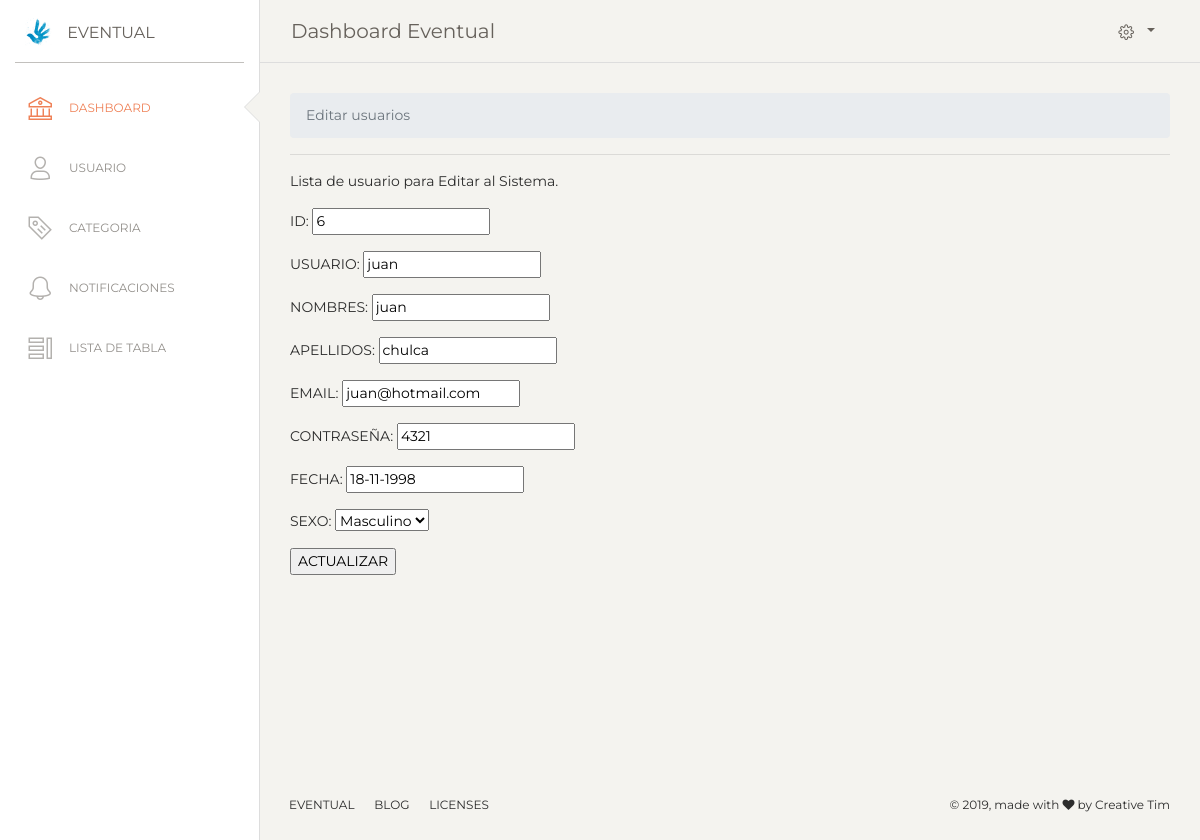
The app's page /dash/examples/editarRegUser.php?id=6 with its own data.
### tables this page shows
CREATE TABLE `usuario` (
  `id` int(11) NOT NULL,
  `usuario` varchar(50) NOT NULL,
  `nombre` varchar(50) NOT NULL,
  `apellido` varchar(50) NOT NULL,
  `email` varchar(100) NOT NULL,
  `clave` varchar(50) NOT NULL,
  `nacimiento` varchar(100) NOT NULL,
  `sexo` int(1) NOT NULL,
  `foto` varchar(500) NOT NULL,
  `t_usuario` int(20) NOT NULL
);

### dash/examples/editarRegUser.php (the view, shortened to what this page needs)
<?php
    require_once("cabeza.php");
    require_once("conexion.php");
    if(isset($_GET['id']))
    {
        $id=$_GET['id'];
        $sql="SELECT *FROM usuario where id=$id";
        $resultado=$conexion->query($sql);
        $fila=$resultado->fetch_array(MYSQLI_ASSOC);
        $id=$fila['id'];
        $usuario=$fila['usuario'];
        $nombre=$fila['nombre'];
        $apellido=$fila['apellido'];
        $email=$fila['email'];
        $clave=$fila['clave'];
        $nacimiento=$fila['nacimiento'];
        $sexo=$fila['sexo'];
    }
?>
    <ol class="breadcrumb">
        <li class="breadcrumb-item active">Editar usuarios</li>
    </ol>
    <hr>
        <p>Lista de usuario para Editar al Sistema.</p>
    <form method="post" action="editarUs.php">
        <p>ID: <input type="text" name="id" value="<?php echo $id; ?>" readonly></p>
        <p>USUARIO: <input type="text" name="usuario" value="<?php echo $usuario; ?>" id=""></p>
        <p>NOMBRES: <input type="text" name="nombre" value="<?php echo $nombre; ?>" id=""></p>
        <p>APELLIDOS: <input type="text" name="apellido" value="<?php echo $apellido; ?>" id=""></p>
        <p>EMAIL: <input type="text" name="email" value="<?php echo $email; ?>" id=""></p>
        <p>CONTRASEÑA: <input type="text" name="clave" value="<?php echo $clave; ?>" id=""></p>
        <p>FECHA: <input type="text" name="nacimiento" value="<?php echo $nacimiento; ?>" id=""></p>
        <p>SEXO:
        <select name="sexo" id="" required>
                <?php
                if($sexo == 1)
                {
                ?>
                    <option value="1" selected>Masculino</option>
                <?php
                }else
                {
                ?>
                    <option value="1">Masculino</option>
                    <option value="2" selected>Femenino</option>
                <?php
                }
                ?>
            </select>
        </p>
        <p><input type="submit" value="ACTUALIZAR"></p>
    </form>
<?php
require_once("footer.php");
?>

### records on screen
usuario: id "6", usuario "juan", nombre "juan", apellido "chulca", email "juan@hotmail.com", clave "4321", nacimiento "18-11-1998", sexo "Masculino"
